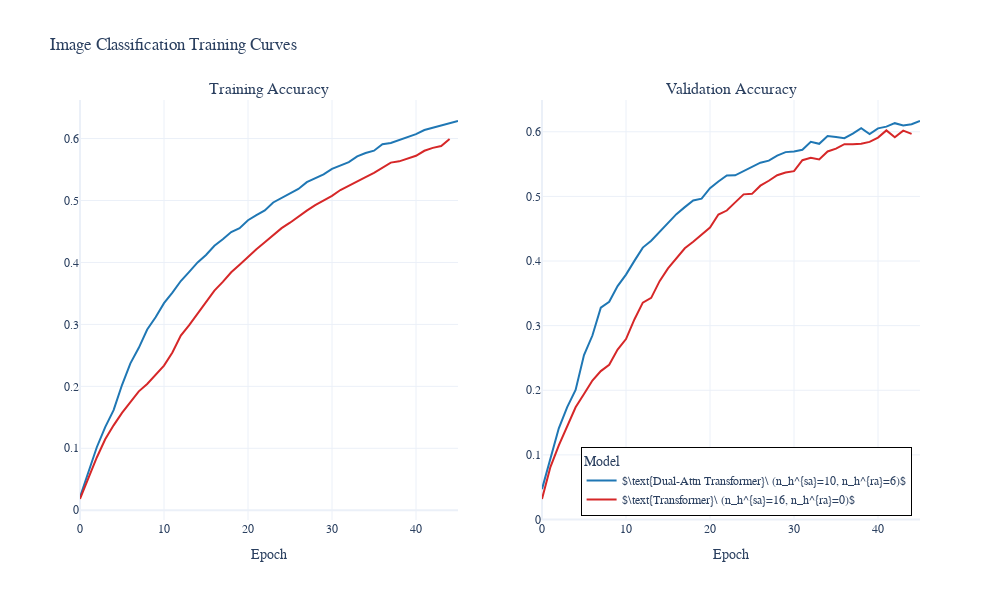

Write notebook code for a chart like this one.
### Code cell
import plotly.subplots as sp
import plotly.graph_objects as go

# Assuming figure_data is your DataFrame with columns 'Epoch', 'Training Accuracy', 'Validation Accuracy', 'Model'
# and color_map_ is a dictionary mapping 'Model' values to colors

# Get unique models
models = figure_data['Model'].unique()

# Create subplots
fig = sp.make_subplots(rows=1, cols=2, subplot_titles=("Training Accuracy", "Validation Accuracy"), horizontal_spacing=0.1)

# Add line plots to the subplots
for model in models:
    model_data = figure_data[figure_data['Model'] == model]
    model_data_tr = model_data[['Epoch', 'Training Accuracy']].dropna()
    model_data_val = model_data[['Epoch', 'Validation Accuracy']].dropna()
    fig.add_trace(go.Scatter(
        x=model_data_tr['Epoch'], y=model_data_tr['Training Accuracy'],
        mode='lines', line=dict(color=color_map[model]), name=model, showlegend=False
        ), 
        row=1, col=1)
    fig.add_trace(go.Scatter(
        x=model_data_val['Epoch'], y=model_data_val['Validation Accuracy'],
        mode='lines', line=dict(color=color_map[model]), 
        name=model), 
        row=1, col=2)

# Update layout
fig.update_layout(
    height=600, width=1000, title_text="Image Classification Training Curves",
    template=theme,
    font_family="Computer Modern",
    legend_title="Model",
    legend=dict(yanchor="bottom", y=0.01, xanchor="right", x=0.99,
#                     title_font_family="Computer Modern", #bgcolor='LightSteelBlue',
                    bordercolor="Black", borderwidth=1),)

fig.update_xaxes(title_text="Epoch", row=1, col=1)
# fig.update_yaxes(title_text="Training Accuracy", row=1, col=1)
fig.update_xaxes(title_text="Epoch", row=1, col=2)
# fig.update_yaxes(title_text="Validation Accuracy", row=1, col=2)


# Show the figure
fig.show()

### Figure 1 — Plotly figure (JSON) as saved in the notebook; plotly's stock layout.template omitted (floating-point values rounded to 4 significant figures)
{"data": [{"line": {"color": "rgb(31, 119, 180)"}, "mode": "lines", "name": "$\\text{Dual-Attn Transformer}\\ (n_h^{sa}=10, n_h^{ra}=6)$", "showlegend": false, "type": "scatter", "x": [0, 1, 2, 3, 4, 5, 6, 7, 8, 9, 10, 11, 12, 13, 14, 15, 16, 17, 18, 19, 20, 21, 22, 23, 24, 25, 26, 27, 28, 29, 30, 31, 32, 33, 34, 35, 36, 37, 38, 39, 40, 41, 42, 43, 44, 45], "xaxis": "x", "y": [0.02134, 0.06298, 0.1017, 0.1342, 0.1616, 0.2021, 0.2372, 0.2622, 0.2918, 0.3115, 0.3343, 0.3512, 0.37, 0.3849, 0.4001, 0.4121, 0.427, 0.4375, 0.4492, 0.4554, 0.4681, 0.4764, 0.484, 0.4969, 0.5041, 0.5122, 0.5187, 0.5296, 0.536, 0.5421, 0.5511, 0.5566, 0.562, 0.5713, 0.5766, 0.5804, 0.5909, 0.5929, 0.5976, 0.6035, 0.6072, 0.6138, 0.6173, 0.6216, 0.6252, 0.6284], "yaxis": "y"}, {"line": {"color": "rgb(31, 119, 180)"}, "mode": "lines", "name": "$\\text{Dual-Attn Transformer}\\ (n_h^{sa}=10, n_h^{ra}=6)$", "type": "scatter", "x": [0, 1, 2, 3, 4, 5, 6, 7, 8, 9, 10, 11, 12, 13, 14, 15, 16, 17, 18, 19, 20, 21, 22, 23, 24, 25, 26, 27, 28, 29, 30, 31, 32, 33, 34, 35, 36, 37, 38, 39, 40, 41, 42, 43, 44, 45], "xaxis": "x2", "y": [0.04704, 0.09271, 0.1412, 0.1739, 0.2005, 0.2546, 0.2847, 0.3278, 0.337, 0.3611, 0.379, 0.4002, 0.4208, 0.4315, 0.4452, 0.4576, 0.4725, 0.4834, 0.4938, 0.4966, 0.5127, 0.523, 0.5323, 0.5326, 0.5392, 0.5454, 0.5522, 0.5553, 0.5631, 0.5685, 0.5696, 0.5721, 0.5845, 0.5813, 0.5933, 0.5921, 0.5901, 0.597, 0.6054, 0.5966, 0.6053, 0.6079, 0.6133, 0.6099, 0.6118, 0.6167], "yaxis": "y2"}, {"line": {"color": "rgb(214, 39, 40)"}, "mode": "lines", "name": "$\\text{Transformer}\\ (n_h^{sa}=16, n_h^{ra}=0)$", "showlegend": false, "type": "scatter", "x": [0, 1, 2, 3, 4, 5, 6, 7, 8, 9, 10, 11, 12, 13, 14, 15, 16, 17, 18, 19, 20, 21, 22, 23, 24, 25, 26, 27, 28, 29, 30, 31, 32, 33, 34, 35, 36, 37, 38, 39, 40, 41, 42, 43, 44], "xaxis": "x", "y": [0.01814, 0.05226, 0.0852, 0.1146, 0.1371, 0.1572, 0.1743, 0.1919, 0.2039, 0.2182, 0.2335, 0.2545, 0.282, 0.2988, 0.3176, 0.3366, 0.3546, 0.3685, 0.3842, 0.3964, 0.4095, 0.4214, 0.4325, 0.4433, 0.4554, 0.4642, 0.4747, 0.4837, 0.4926, 0.5004, 0.5074, 0.5169, 0.5243, 0.5314, 0.5377, 0.5447, 0.5528, 0.5612, 0.5632, 0.5676, 0.5722, 0.5803, 0.5849, 0.5881, 0.5994], "yaxis": "y"}, {"line": {"color": "rgb(214, 39, 40)"}, "mode": "lines", "name": "$\\text{Transformer}\\ (n_h^{sa}=16, n_h^{ra}=0)$", "type": "scatter", "x": [0, 1, 2, 3, 4, 5, 6, 7, 8, 9, 10, 11, 12, 13, 14, 15, 16, 17, 18, 19, 20, 21, 22, 23, 24, 25, 26, 27, 28, 29, 30, 31, 32, 33, 34, 35, 36, 37, 38, 39, 40, 41, 42, 43, 44], "xaxis": "x2", "y": [0.03173, 0.08109, 0.1146, 0.1442, 0.1736, 0.1943, 0.215, 0.2296, 0.2395, 0.2629, 0.2792, 0.3095, 0.3356, 0.343, 0.3688, 0.3886, 0.4045, 0.4197, 0.4297, 0.4404, 0.4518, 0.472, 0.4781, 0.4908, 0.5031, 0.5039, 0.5166, 0.5242, 0.5327, 0.5369, 0.5391, 0.556, 0.5596, 0.5571, 0.5695, 0.5738, 0.5808, 0.5806, 0.5816, 0.5843, 0.5909, 0.6021, 0.5916, 0.6018, 0.5968], "yaxis": "y2"}], "layout": {"annotations": [{"font": {"size": 16}, "showarrow": false, "text": "Training Accuracy", "x": 0.225, "xanchor": "center", "xref": "paper", "y": 1, "yanchor": "bottom", "yref": "paper"}, {"font": {"size": 16}, "showarrow": false, "text": "Validation Accuracy", "x": 0.775, "xanchor": "center", "xref": "paper", "y": 1, "yanchor": "bottom", "yref": "paper"}], "font": {"family": "Computer Modern"}, "height": 600, "legend": {"bordercolor": "Black", "borderwidth": 1, "title": {"text": "Model"}, "x": 0.99, "xanchor": "right", "y": 0.01, "yanchor": "bottom"}, "title": {"text": "Image Classification Training Curves"}, "width": 1000, "xaxis": {"anchor": "y", "domain": [0, 0.45], "title": {"text": "Epoch"}}, "xaxis2": {"anchor": "y2", "domain": [0.55, 1], "title": {"text": "Epoch"}}, "yaxis": {"anchor": "x", "domain": [0, 1]}, "yaxis2": {"anchor": "x2", "domain": [0, 1]}}}
